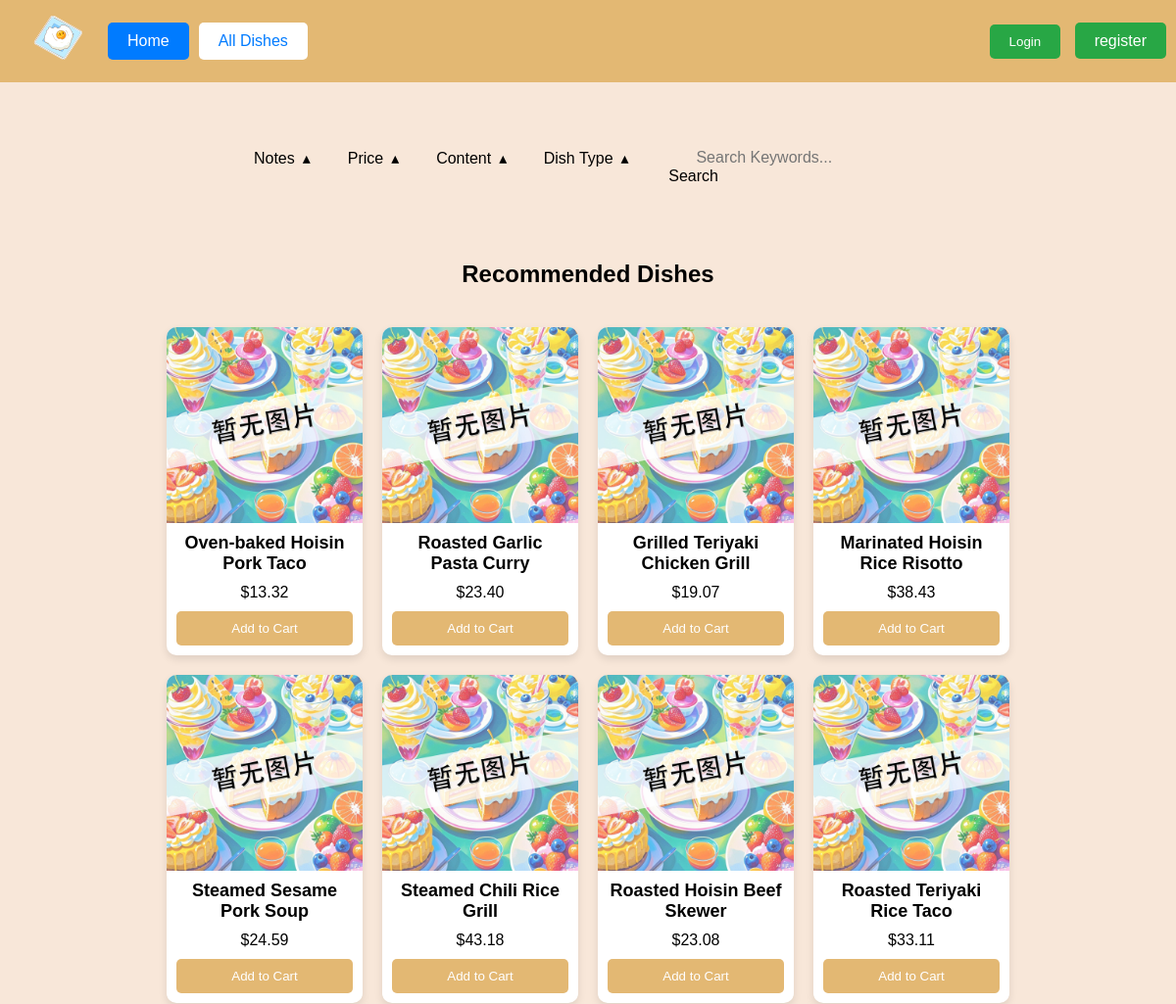
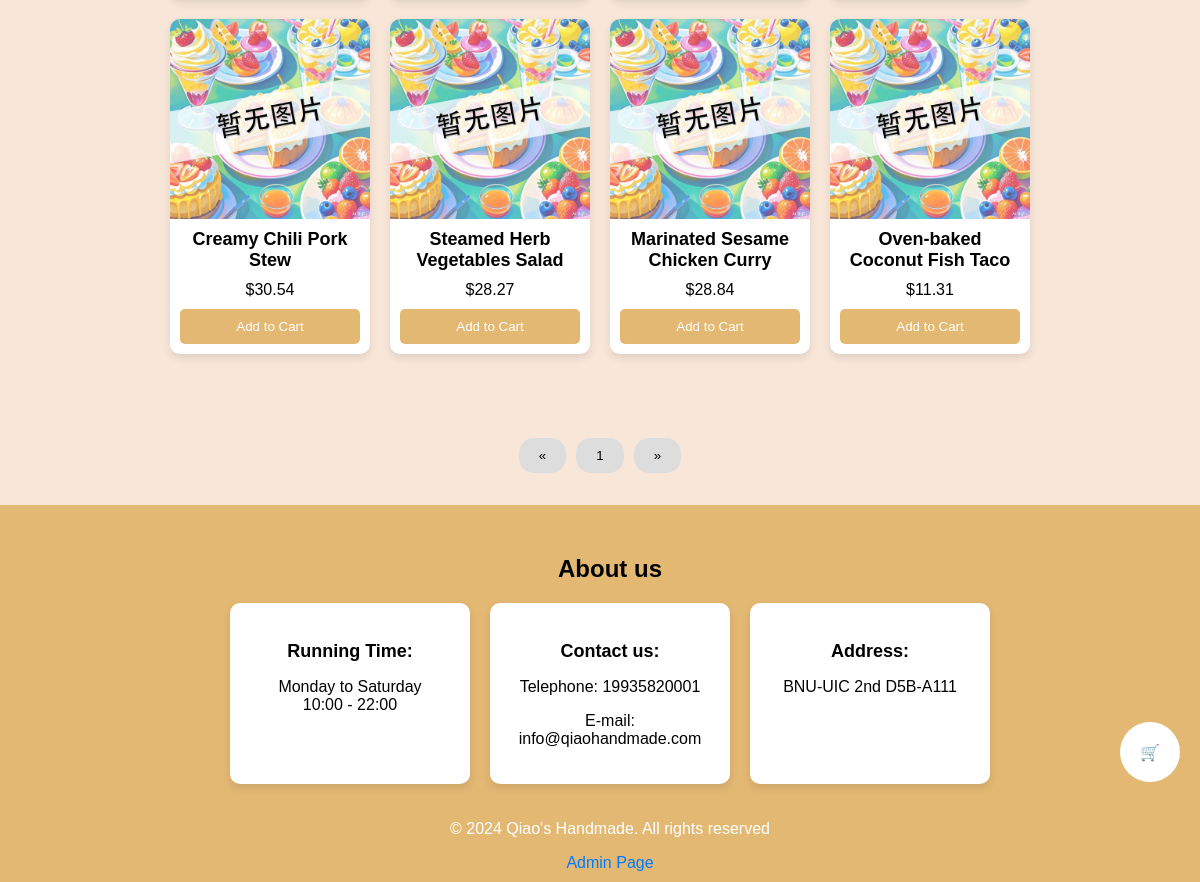
Page /menu.php on the committed database (2 pictures, top to bottom).
### tables this page shows
CREATE TABLE IF NOT EXISTS `menu` (
  `dish_id` int NOT NULL AUTO_INCREMENT,
  `dish_name` varchar(100) NOT NULL,
  `ingredient` text,
  `description` text,
  `type` varchar(50) DEFAULT NULL,
  `price` decimal(10,2) NOT NULL,
  `amount` int NOT NULL,
  `note` text,
  `image` longblob,
  PRIMARY KEY (`dish_id`)
);

### menu.php (the view, shortened to what this page needs)
<!DOCTYPE html>
<html lang="zh">
<head>
    <link rel="stylesheet" type="text/css" href="styles.css">
</head>
<body>
<?php
include 'connectdb.php';
$dishesPerPage = 12;
$page = isset($_GET['page']) ? (int)$_GET['page'] : 1;
$offset = ($page - 1) * $dishesPerPage;
$sql = "SELECT * FROM menu";
$sql .= " LIMIT :offset, :limit";
$stmt = $conn->prepare($sql);
$stmt->bindValue(':offset', $offset, PDO::PARAM_INT);
$stmt->bindValue(':limit', $dishesPerPage, PDO::PARAM_INT);
$stmt->execute();
$dishes = $stmt->fetchAll(PDO::FETCH_ASSOC);
?>
<header>
    <div class="logo-container">
        <a href="index.php"><img src="qiao_logo.svg" alt="Qiao's Handmade" class="logo"  oncontextmenu="return false" onselectstart="return false" ondragstart="return false" onbeforecopy="return false" oncopy=document.selection.empty() onselect=document.selection.empty()></a>
        <nav>
            <a href="index.php" class="button">Home</a>
            <a href="menu.php" class="button" style="color: #007bff; background-color: white;">All Dishes</a>
        </nav>
    </div>
    <div>
        <button class="button login-btn" onclick="loginNotice()">Login</button>
        <a href="#" class="button register-btn">register</a>
    </div>
</header>
<div class="reserved_area" style="height: 32px;"></div>
<div class="selector-outside">
    <div class="selector-container">
        <div class="dropdown">
            <button class="dropbtn">Notes&#8192;<span class="triangle-arrow">&#9652;</span>&#8192;</button>
        </div>
        <div class="dropdown">
            <button class="dropbtn">Price&#8192;<span class="triangle-arrow">&#9652;</span>&#8192;</button>
        </div>
        <div class="dropdown">
            <button class="dropbtn">Content&#8192;<span class="triangle-arrow">&#9652;</span>&#8192;</button>
        </div>
        <div class="dropdown">
            <button class="dropbtn">Dish Type&#8192;<span class="triangle-arrow">&#9652;</span>&#8192;</button>
        </div>
        <div class="search-container-stock">
            <div class="keyword-search">
                <input type="text" id="keyword" placeholder="Search Keywords...">
                <button id="search-btn">Search</button>
            </div>
        </div>
    </div>
</div>
<section class="recommended-dishes" style="margin-top: 0;">
    <h2>Recommended Dishes</h2>
    <section class="dishes-display">
        <div class="dishes-container" style="margin-left: 3%; margin-right: 3%;">
            <?php foreach ($dishes as $dish): ?>
                <div class="dish">
                    <?php if ($dish['image']): ?>
                        <img
                             alt="<?php echo htmlspecialchars($dish['dish_name']); ?>"
                             loading="lazy"
                             oncontextmenu="return false"
                             onselectstart="return false"
                             ondragstart="return false"
                             onbeforecopy="return false"
                             oncopy="document.selection.empty()"
                             onselect="document.selection.empty()">
                    <?php else: ?>
                        <img src="./nodish.jpg"
                             alt="No Image Available"
                             loading="lazy"
                             oncontextmenu="return false"
                             onselectstart="return false"
                             ondragstart="return false"
                             onbeforecopy="return false"
                             oncopy="document.selection.empty()"
                             onselect="document.selection.empty()">
                    <?php endif; ?>
                    <div class="dish-info">
                        <div class="name"><?php echo $dish['dish_name']; ?></div>
                        <div class="price"><?php echo '$' . $dish['price']; ?></div>
                        <button class="add-to-cart-button" id="add-to-cart_<?php echo $dish['dish_id']; ?>">Add to Cart</button>
                    </div>
                </div>
            <?php endforeach; ?>
        </div>
    </section>
</section>
<section class="page-navigation">
    <div class="pagination">
        <button class="page-number prev" onclick="changePage(-1)">&laquo;</button>
        <button class="page-number current-page" id="currentPage">1</button>
        <button class="page-number next" onclick="changePage(1)">&raquo;</button>
    </div>
</section>
<div class="reserved_area" style="height: 32px;"></div>
<footer>
    <section class="other-information" style="color: #000000;">
        <h2>About us</h2>
        <div class="info-container">
            <div class="info-box">
                <h3>Running Time: </h3>
                <p>Monday to Saturday<br>10:00 - 22:00</p>
            </div>
            <div class="info-box">
                <h3>Contact us: </h3>
                <p>Telephone: 19935820001</p>
                <p>E-mail: info@qiaohandmade.com</p>
            </div>
            <div class="info-box">
                <h3>Address: </h3>
                <p>BNU-UIC 2nd D5B-A111</p>
            </div>
        </div>
    </section>
    <div class="footer-content">
        <p>&copy; 2024 Qiao's Handmade. All rights reserved</p>
        <a href="admin.php">Admin Page</a>
    </div>
</footer>
<div id="cart-float" onclick="openCart()" >
    🛒
</div>
</body>
</html>

### styles.css (style rules this page uses)
body, html { margin: 0; padding: 0; font-family: Arial, sans-serif; background-color: #f8e7d9; }
header { background-color: #e3b873; padding: 10px; display: flex; justify-content: space-between; align-items: center; }
.logo-container { display: flex; align-items: center; }
.logo { max-width: 60px; height: auto; margin: 0 auto; }
nav { display: flex; gap: 10px; }
.button { padding: 10px 20px; background-color: #007bff; color: #fff; border: none; border-radius: 5px; cursor: pointer; text-decoration: none; }
.login-btn, .register-btn { background-color: #28a745; }
.register-btn { margin-left: 10px; }
.dishes-display { text-align: center; padding: 20px; background-color: #f8e7d9; margin: 20px 0; }
.recommended-dishes { text-align: center; padding: 20px; background-color: #f8e7d9; margin: 24px 0; }
.recommended-dishes h2 { font-size: 24px; margin-bottom: 20px; }
.dishes-container { display: flex; flex-wrap: wrap; justify-content: center; gap: 20px; }
.dish { width: 200px; background-color: #fff; border-radius: 10px; overflow: hidden; box-shadow: 0 4px 8px rgba(0,0,0,0.1); }
.dish img { width: 100%; height: 200px; object-fit: cover; }
.dish-info { padding: 10px; }
.dish-info .name { font-weight: bold; font-size: 18px; margin-bottom: 10px; }
.dish-info .price { font-size: 16px; margin-bottom: 10px; }
.add-to-cart-button { background-color: #e3b873; color: #fff; border: none; border-radius: 5px; padding: 10px; cursor: pointer; width: 100%; }
.other-information { text-align: center; padding: 20px; background-color: #e3b873; margin: 0; }
.other-information h2 { font-size: 24px; margin-bottom: 20px; }
.info-container { display: flex; flex-wrap: wrap; justify-content: center; gap: 20px; }
.info-box { background-color: #fff; padding: 20px; border-radius: 10px; box-shadow: 0 4px 8px rgba(0,0,0,0.1); width: 200px; }
.info-box h3 { font-size: 18px; margin-bottom: 10px; }
footer { background-color: #e3b873; color: #fff; text-align: center; padding: 10px; width: 100%; bottom: 0; }
.footer-content { display: flex; flex-direction: column; align-items: center; }
.footer-content a { color: #007bff; text-decoration: none; }
.pagination { margin-top: 20px; display: flex; justify-content: center; gap: 10px; }
.page-number { background-color: #ddd; color: black; border: none; padding: 10px 20px; text-align: center; text-decoration: none; display: inline-block; cursor: pointer; }
.selector-outside { width: 100%; display: flex; justify-content: center; align-items: center; }
.selector-container { display: flex; justify-content: space-around; margin: 20px 0; width: 60%; background-color: rgba(0, 0, 0, 0); border-radius: 30px; }
.dropdown { position: relative; display: inline-block; }
.dropbtn { background-color: rgba(0, 0, 0, 0); color: black; padding: 16px; font-size: 16px; border: none; cursor: pointer; border-radius: 30px; transition: background-color 0.3s ease; }
.triangle-arrow { margin: 0px; transition: transform 0.3s; display: inline-block; }
.keyword-search { margin: 16px; }
.search-container-stock { border-radius: 30px; transition: background-color 0.3s ease; }
.search-container-stock #keyword { border-radius: 20px; border: none; background-color: rgba(0, 0, 0, 0); height: 16px; font-size: 16px; text-align: center; padding: 0; }
.search-container-stock #search-btn { border-radius: 20px; border: none; font-size: 16px; background-color: rgba(0, 0, 0, 0); cursor: pointer; }
#back-to-top, #cart-float { position: fixed; right: 20px; background-color: #ffffff; color: #333; border: none; width: 60px; height: 60px; font-size: 16px; cursor: pointer; border-radius: 30px; z-index: 1000; display: flex; align-items: center; justify-content: center; text-align: center; }
#cart-float { bottom: 100px; }
.pagination button { border-radius: 15px; }
.dishes-container img { max-width: 100%; height: auto; display: block; margin: 0 auto; }

### rows in the picture
menu: dish_name "Oven-baked Hoisin Pork Taco", price "13.32"
menu: dish_name "Roasted Garlic Pasta Curry", price "23.40"
menu: dish_name "Grilled Teriyaki Chicken Grill", price "19.07"
menu: dish_name "Marinated Hoisin Rice Risotto", price "38.43"
menu: dish_name "Steamed Sesame Pork Soup", price "24.59"
menu: dish_name "Steamed Chili Rice Grill", price "43.18"
menu: dish_name "Roasted Hoisin Beef Skewer", price "23.08"
menu: dish_name "Roasted Teriyaki Rice Taco", price "33.11"
menu: dish_name "Creamy Chili Pork Stew", price "30.54"
menu: dish_name "Steamed Herb Vegetables Salad", price "28.27"
menu: dish_name "Marinated Sesame Chicken Curry", price "28.84"
menu: dish_name "Oven-baked Coconut Fish Taco", price "11.31"
